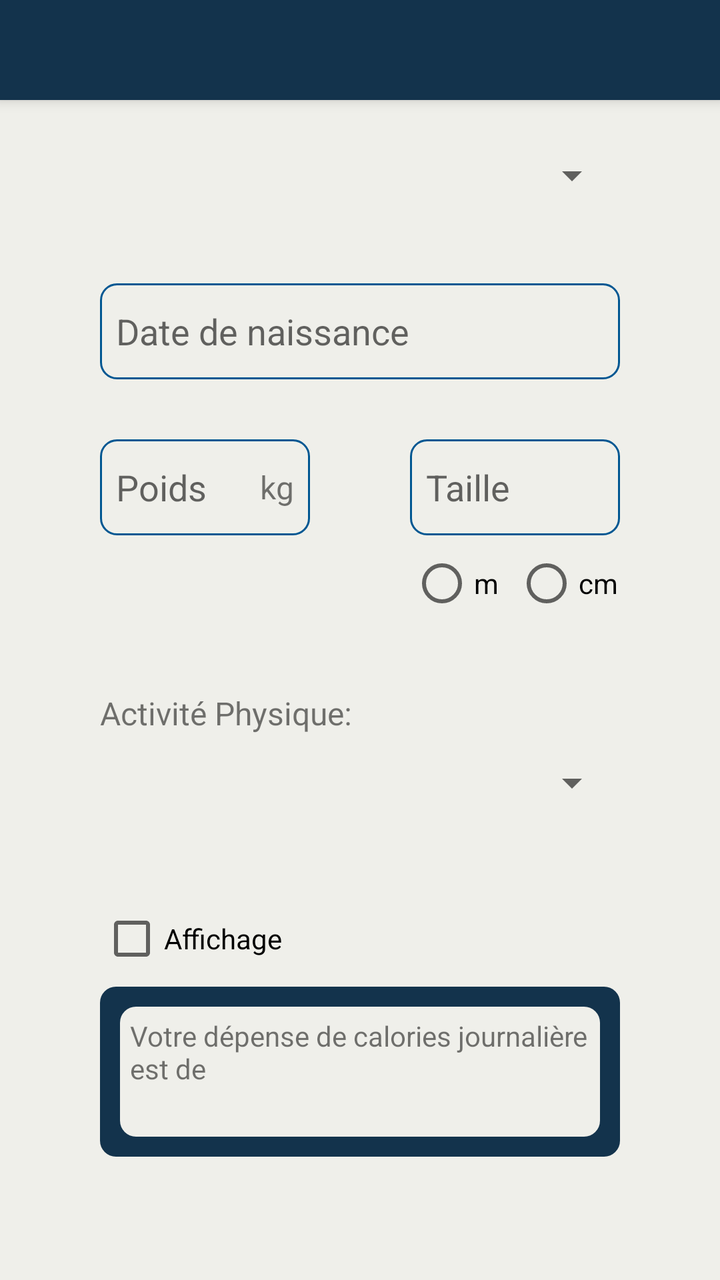
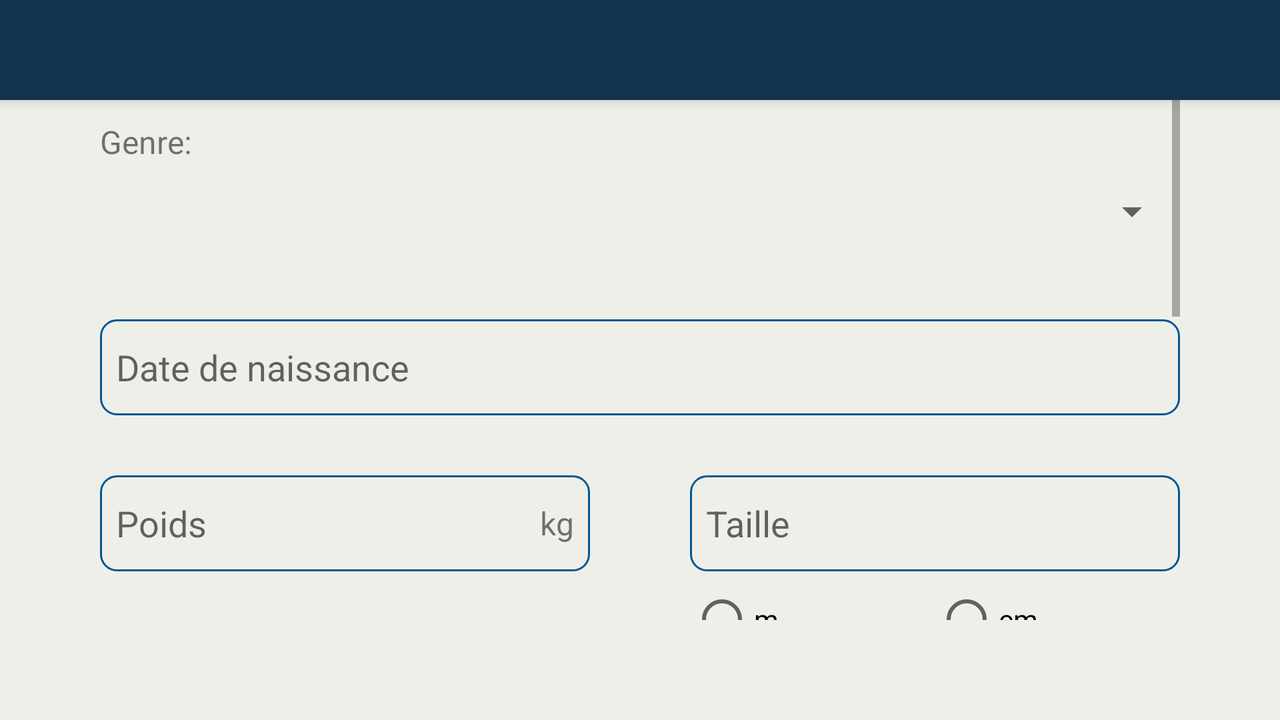

One screen, two layout resources from the same app: the default and the repository's alternative for another configuration. Each is rendered where Android would select it; the XML of both is given below.
<!-- AndroidManifest.xml: application theme Theme.CaloFitPro -->
<!-- res/layout/activity_second.xml -->
<?xml version="1.0" encoding="utf-8"?>
<androidx.constraintlayout.widget.ConstraintLayout
        xmlns:android="http://schemas.android.com/apk/res/android"
        xmlns:tools="http://schemas.android.com/tools"
        xmlns:app="http://schemas.android.com/apk/res-auto"
        android:layout_width="match_parent"
        android:layout_height="match_parent"
        tools:context=".MainActivity"
        android:fontFamily="@font/poppins"
        android:background="@color/beige">

    <androidx.appcompat.widget.Toolbar
            android:id="@+id/second_toolbar"
            android:layout_width="match_parent"
            android:layout_height="50dp"
            android:background="?attr/colorPrimary"
            android:elevation="4dp"
            android:theme="@style/ThemeOverlay.AppCompat.ActionBar"
            app:popupTheme="@style/ThemeOverlay.AppCompat.Light" app:layout_constraintTop_toTopOf="parent"
            app:layout_constraintStart_toStartOf="parent"/>

    <androidx.constraintlayout.widget.ConstraintLayout
            android:layout_width="match_parent"
            android:layout_height="match_parent" app:layout_constraintStart_toStartOf="parent"
            app:layout_constraintTop_toTopOf="parent"
            android:padding="50dp">

        <LinearLayout
                android:layout_width="match_parent"
                android:layout_height="match_parent"
                android:orientation="vertical"
                android:gravity="center_vertical" app:layout_constraintTop_toTopOf="parent"
                android:layout_marginTop="10dp" tools:layout_editor_absoluteX="50dp">

            <LinearLayout
                    android:layout_width="match_parent"
                    android:layout_height="wrap_content"
                    android:orientation="vertical">

                <TextView
                        android:layout_width="wrap_content"
                        android:layout_height="wrap_content"
                        android:text="@string/genre"
                        android:textSize="16sp"/>

                <Spinner
                        android:id="@+id/spinner_gender"
                        android:layout_width="match_parent"
                        android:layout_height="48dp"/>
            </LinearLayout>


            <View android:layout_width="match_parent" android:layout_height="30dp"/>

            <EditText
                    android:id="@+id/edittext_date_of_birth"
                    android:layout_width="match_parent"
                    android:layout_height="48dp"
                    android:hint="@string/date_de_naissance"
                    android:inputType="date"
                    android:background="@drawable/rounded_search" android:autofillHints=""/>

            <View android:layout_width="match_parent" android:layout_height="30dp"/>

            <LinearLayout
                    android:layout_width="match_parent"
                    android:layout_height="wrap_content"
                    android:orientation="horizontal"
                    android:gravity="center_vertical">

                <LinearLayout
                        android:layout_width="0dp"
                        android:layout_height="48dp"
                        android:layout_weight="1"
                        android:background="@drawable/rounded_search"
                        android:orientation="horizontal"
                        android:gravity="center_vertical">

                    <EditText
                            android:id="@+id/edittext_weight"
                            android:layout_width="0dp"
                            android:layout_height="48dp"
                            android:layout_weight="1"
                            android:hint="@string/poids"
                            android:inputType="numberDecimal"
                            android:autofillHints=""
                            android:background="@android:color/transparent" tools:ignore="NestedWeights"/>

                    <TextView
                            android:id="@+id/textview_weight_unit"
                            android:layout_width="wrap_content"
                            android:layout_height="wrap_content"
                            android:text="@string/kg"
                            android:textSize="16sp"/>
                </LinearLayout>

                <View
                        android:layout_width="50dp"
                        android:layout_height="match_parent"/>

                <EditText
                        android:id="@+id/edittext_height"
                        android:layout_width="0dp"
                        android:layout_height="48dp"
                        android:layout_weight="1"
                        android:hint="@string/taille"
                        android:inputType="numberDecimal"
                        android:autofillHints=""
                        android:background="@drawable/rounded_search"/>
            </LinearLayout>


            <LinearLayout
                    android:layout_width="match_parent"
                    android:layout_height="wrap_content"
                    android:orientation="horizontal">

                <View
                        android:layout_width="0dp"
                        android:layout_height="1dp"
                        android:layout_weight="1"/>
                <View android:layout_width="50dp" android:layout_height="1dp"/>

                <RadioGroup
                        android:id="@+id/radiogroup_height_unit"
                        android:layout_width="0dp"
                        android:layout_height="wrap_content"
                        android:layout_weight="1"
                        android:orientation="horizontal">

                    <RadioButton
                            android:id="@+id/radiobutton_meter"
                            android:layout_width="0dp"
                            android:layout_weight="1"
                            android:layout_height="48dp"
                            android:text="@string/m"/>

                    <RadioButton
                            android:id="@+id/radiobutton_centimeter"
                            android:layout_width="0dp"
                            android:layout_weight="1"
                            android:layout_height="48dp"
                            android:text="@string/cm"/>
                </RadioGroup>
            </LinearLayout>


            <View android:layout_width="match_parent" android:layout_height="30dp"/>

            <LinearLayout
                    android:layout_width="match_parent"
                    android:layout_height="wrap_content"
                    android:orientation="vertical">

                <TextView
                        android:layout_width="wrap_content"
                        android:layout_height="wrap_content"
                        android:text="@string/activit_physique"
                        android:textSize="16sp"/>

                <Spinner
                        android:id="@+id/spinner_physical_activity_level"
                        android:layout_width="match_parent"
                        android:layout_height="48dp"/>
            </LinearLayout>


            <View android:layout_width="match_parent" android:layout_height="30dp"/>

            <CheckBox
                    android:id="@+id/checkbox_display_raw_result"
                    android:layout_width="wrap_content"
                    android:layout_height="48dp"
                    android:text="@string/affichage"/>

            <TextView
                    android:id="@+id/textview_calorie_result"
                    android:layout_width="match_parent"
                    android:layout_height="85dp"
                    android:padding="15dp"
                    android:text="@string/calorie_result"
                    android:background="@drawable/calorie_result"/>

            <View android:layout_width="match_parent" android:layout_height="30dp"/>

            <LinearLayout
                    android:layout_width="match_parent"
                    android:layout_height="wrap_content"
                    android:orientation="horizontal"
                    android:gravity="center_vertical"
                    android:layout_gravity="bottom">

                <androidx.appcompat.widget.AppCompatButton
                        android:id="@+id/button_calculate_calories"
                        android:layout_width="0dp"
                        android:layout_weight="1"
                        android:layout_height="wrap_content"
                        android:text="@string/calculer"
                        android:background="@drawable/rounded_button"
                        android:textColor="@color/beige"/>

                <View
                        android:layout_width="50dp"
                        android:layout_height="match_parent"/>

                <androidx.appcompat.widget.AppCompatButton
                        android:id="@+id/button_reset_all_fields"
                        android:layout_width="0dp"
                        android:layout_weight="1"
                        android:layout_height="wrap_content"
                        android:text="@string/raz"
                        android:background="@drawable/rounded_button"
                        android:textColor="@color/beige"/>
            </LinearLayout>



        </LinearLayout>

    </androidx.constraintlayout.widget.ConstraintLayout>
</androidx.constraintlayout.widget.ConstraintLayout>
<!-- resources referenced by this layout -->
<resources>
  <color name="beige">#EFEFEA</color>
  <!-- drawable calorie_result (drawable) -->
  <layer-list xmlns:android="http://schemas.android.com/apk/res/android">
      <item>
          <shape>
              <solid android:color="@color/dark_blue" />
              <corners android:radius="8dp" />
          </shape>
      </item>
      <item android:left="10dp" android:top="10dp" android:right="10dp" android:bottom="10dp">
          <shape>
              <solid android:color="@color/beige" />
              <corners android:radius="8dp" />
          </shape>
      </item>
  </layer-list>
  <!-- drawable rounded_search (drawable) -->
  <shape xmlns:android="http://schemas.android.com/apk/res/android">
      <solid android:color="@android:color/transparent" />
      <corners android:radius="8dp" />
      <stroke android:width="1dp" android:color="@color/blue" />
      <padding android:left="8dp" android:top="8dp" android:right="8dp" android:bottom="8dp"/>
  </shape>
  <string name="activit_physique">Activité Physique:</string>
  <string name="affichage">Affichage</string>
  <string name="calculer">Calculer</string>
  <string name="calorie_result">Votre dépense de calories journalière est de</string>
  <string name="cm">cm</string>
  <string name="date_de_naissance">Date de naissance</string>
  <string name="genre">Genre:</string>
  <string name="kg">kg</string>
  <string name="m">m</string>
  <string name="poids">Poids</string>
  <string name="raz">RAZ</string>
  <string name="taille">Taille</string>
  <style name="Theme.CaloFitPro" parent="Base.Theme.CaloFitPro" />
  <color name="dark_blue">#13334C</color>
  <color name="blue">#005792</color>
  <style name="Base.Theme.CaloFitPro" parent="Theme.AppCompat.Light.NoActionBar">
          <item name="colorPrimary">@color/dark_blue</item>
          <item name="colorPrimaryVariant">@color/dark_blue</item>
          <item name="colorOnPrimary">@color/white</item>
          <item name="colorSecondary">@color/black</item>
          <item name="colorSecondaryVariant">@color/orange</item>
          <item name="colorOnSecondary">@color/white</item>
          <item name="colorSurface">@color/beige</item>
          <item name="colorOnSurface">@color/black</item>
          <item name="colorError">@color/orange</item>
          <item name="colorOnError">@color/white</item>
          <item name="textFillColor">@color/blue</item>
          <item name="android:textColorPrimary">@color/dark_blue</item>
      </style>
  <color name="white">#FFFFFFFF</color>
  <color name="black">#FF000000</color>
  <color name="orange">#FD5F00</color>
</resources>
<!-- res/layout-land/activity_second.xml (the repository's variant of the layout above) -->
<!-- drawn on the phone turned sideways -->
<?xml version="1.0" encoding="utf-8"?>
<androidx.constraintlayout.widget.ConstraintLayout
        xmlns:android="http://schemas.android.com/apk/res/android"
        xmlns:tools="http://schemas.android.com/tools"
        xmlns:app="http://schemas.android.com/apk/res-auto"
        android:layout_width="match_parent"
        android:layout_height="match_parent"
        tools:context=".MainActivity"
        android:fontFamily="@font/poppins"
        android:background="@color/beige">

    <androidx.appcompat.widget.Toolbar
            android:id="@+id/second_toolbar"
            android:layout_width="match_parent"
            android:layout_height="50dp"
            android:background="?attr/colorPrimary"
            android:elevation="4dp"
            android:theme="@style/ThemeOverlay.AppCompat.ActionBar"
            app:popupTheme="@style/ThemeOverlay.AppCompat.Light" app:layout_constraintTop_toTopOf="parent"
            app:layout_constraintStart_toStartOf="parent"/>

    <androidx.constraintlayout.widget.ConstraintLayout
            android:layout_width="match_parent"
            android:layout_height="match_parent" app:layout_constraintStart_toStartOf="parent"
            app:layout_constraintTop_toTopOf="parent"
            android:padding="50dp">

        <ScrollView android:layout_width="match_parent" android:layout_height="match_parent">

            <LinearLayout
                    android:layout_width="match_parent"
                    android:layout_height="match_parent"
                    android:orientation="vertical"
                    android:gravity="center_vertical" app:layout_constraintTop_toTopOf="parent"
                    android:layout_marginTop="10dp" tools:layout_editor_absoluteX="50dp">

                <LinearLayout
                        android:layout_width="match_parent"
                        android:layout_height="wrap_content"
                        android:orientation="vertical">

                    <TextView
                            android:layout_width="wrap_content"
                            android:layout_height="wrap_content"
                            android:text="@string/genre"
                            android:textSize="16sp"/>

                    <Spinner
                            android:id="@+id/spinner_gender"
                            android:layout_width="match_parent"
                            android:layout_height="48dp"/>
                </LinearLayout>


                <View android:layout_width="match_parent" android:layout_height="30dp"/>

                <EditText
                        android:id="@+id/edittext_date_of_birth"
                        android:layout_width="match_parent"
                        android:layout_height="48dp"
                        android:hint="@string/date_de_naissance"
                        android:inputType="date"
                        android:background="@drawable/rounded_search" android:autofillHints=""/>

                <View android:layout_width="match_parent" android:layout_height="30dp"/>

                <LinearLayout
                        android:layout_width="match_parent"
                        android:layout_height="wrap_content"
                        android:orientation="horizontal"
                        android:gravity="center_vertical">

                    <LinearLayout
                            android:layout_width="0dp"
                            android:layout_height="48dp"
                            android:layout_weight="1"
                            android:background="@drawable/rounded_search"
                            android:orientation="horizontal"
                            android:gravity="center_vertical">

                        <EditText
                                android:id="@+id/edittext_weight"
                                android:layout_width="0dp"
                                android:layout_height="48dp"
                                android:layout_weight="1"
                                android:hint="@string/poids"
                                android:inputType="numberDecimal"
                                android:autofillHints=""
                                android:background="@android:color/transparent" tools:ignore="NestedWeights"/>

                        <TextView
                                android:id="@+id/textview_weight_unit"
                                android:layout_width="wrap_content"
                                android:layout_height="wrap_content"
                                android:text="@string/kg"
                                android:textSize="16sp"/>
                    </LinearLayout>

                    <View
                            android:layout_width="50dp"
                            android:layout_height="match_parent"/>

                    <EditText
                            android:id="@+id/edittext_height"
                            android:layout_width="0dp"
                            android:layout_height="48dp"
                            android:layout_weight="1"
                            android:hint="@string/taille"
                            android:inputType="numberDecimal"
                            android:autofillHints=""
                            android:background="@drawable/rounded_search"/>
                </LinearLayout>


                <LinearLayout
                        android:layout_width="match_parent"
                        android:layout_height="wrap_content"
                        android:orientation="horizontal">

                    <View
                            android:layout_width="0dp"
                            android:layout_height="1dp"
                            android:layout_weight="1"/>
                    <View android:layout_width="50dp" android:layout_height="1dp"/>

                    <RadioGroup
                            android:id="@+id/radiogroup_height_unit"
                            android:layout_width="0dp"
                            android:layout_height="wrap_content"
                            android:layout_weight="1"
                            android:orientation="horizontal">

                        <RadioButton
                                android:id="@+id/radiobutton_meter"
                                android:layout_width="0dp"
                                android:layout_weight="1"
                                android:layout_height="48dp"
                                android:text="@string/m"/>

                        <RadioButton
                                android:id="@+id/radiobutton_centimeter"
                                android:layout_width="0dp"
                                android:layout_weight="1"
                                android:layout_height="48dp"
                                android:text="@string/cm"/>
                    </RadioGroup>
                </LinearLayout>


                <View android:layout_width="match_parent" android:layout_height="30dp"/>

                <LinearLayout
                        android:layout_width="match_parent"
                        android:layout_height="wrap_content"
                        android:orientation="vertical">

                    <TextView
                            android:layout_width="wrap_content"
                            android:layout_height="wrap_content"
                            android:text="@string/activit_physique"
                            android:textSize="16sp"/>

                    <Spinner
                            android:id="@+id/spinner_physical_activity_level"
                            android:layout_width="match_parent"
                            android:layout_height="48dp"/>
                </LinearLayout>


                <View android:layout_width="match_parent" android:layout_height="30dp"/>

                <CheckBox
                        android:id="@+id/checkbox_display_raw_result"
                        android:layout_width="wrap_content"
                        android:layout_height="48dp"
                        android:text="@string/affichage"/>

                <TextView
                        android:id="@+id/textview_calorie_result"
                        android:layout_width="match_parent"
                        android:layout_height="85dp"
                        android:padding="15dp"
                        android:text="@string/calorie_result"
                        android:background="@drawable/calorie_result"/>


                <View android:layout_width="match_parent" android:layout_height="30dp"/>

                <LinearLayout
                        android:layout_width="match_parent"
                        android:layout_height="wrap_content"
                        android:orientation="horizontal"
                        android:gravity="center_vertical"
                        android:layout_gravity="bottom">

                    <androidx.appcompat.widget.AppCompatButton
                            android:id="@+id/button_calculate_calories"
                            android:layout_width="0dp"
                            android:layout_weight="1"
                            android:layout_height="wrap_content"
                            android:text="@string/calculer"
                            android:background="@drawable/rounded_button"
                            android:textColor="@color/beige"/>

                    <View
                            android:layout_width="50dp"
                            android:layout_height="match_parent"/>

                    <androidx.appcompat.widget.AppCompatButton
                            android:id="@+id/button_reset_all_fields"
                            android:layout_width="0dp"
                            android:layout_weight="1"
                            android:layout_height="wrap_content"
                            android:text="@string/raz"
                            android:background="@drawable/rounded_button"
                            android:textColor="@color/beige"/>
                </LinearLayout>



            </LinearLayout>

        </ScrollView>

    </androidx.constraintlayout.widget.ConstraintLayout>
</androidx.constraintlayout.widget.ConstraintLayout>
